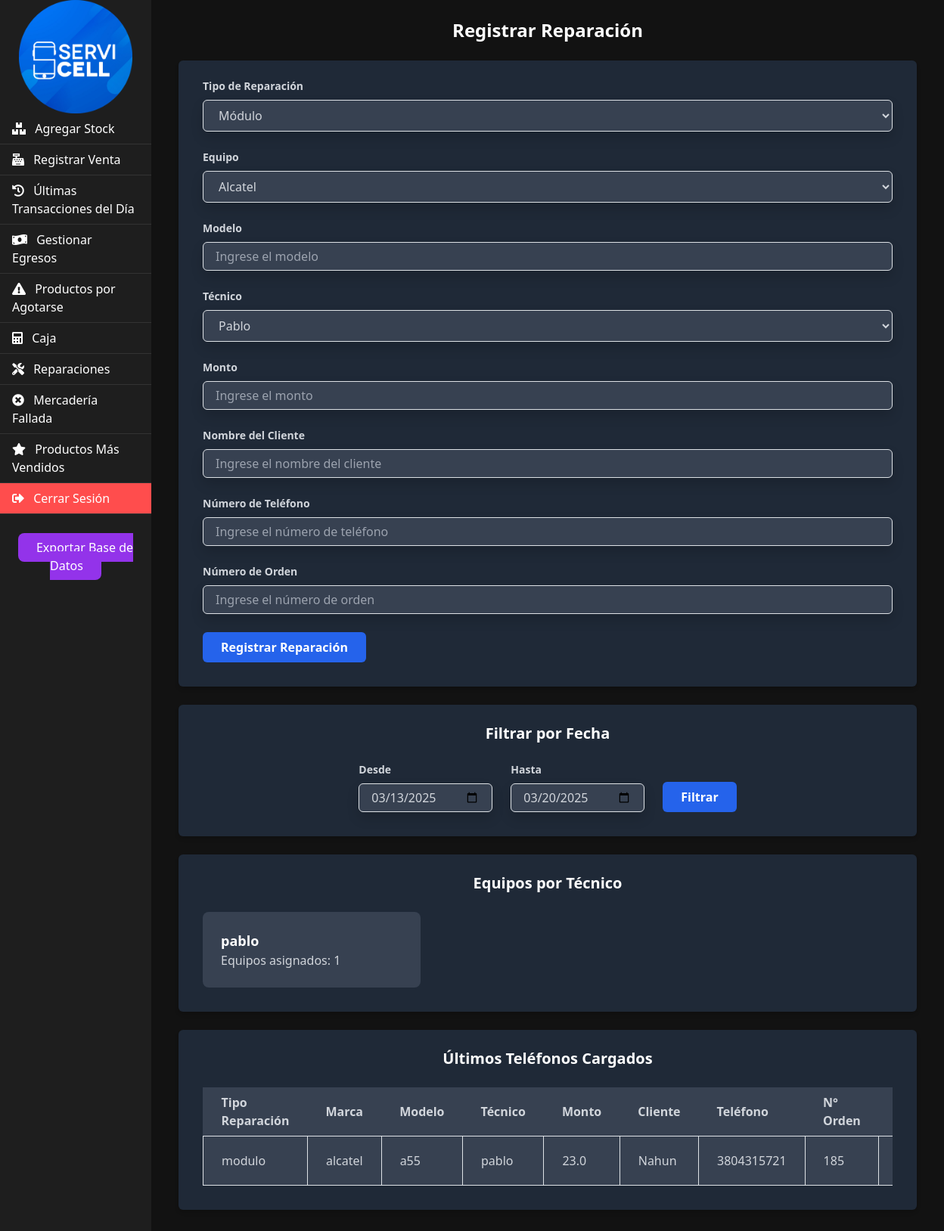
The app's page /reparaciones with its own data.
### tables this page shows
CREATE TABLE equipos (
    id INTEGER PRIMARY KEY AUTOINCREMENT,
    tipo_reparacion TEXT NOT NULL,
    marca TEXT NOT NULL,
    modelo TEXT NOT NULL,
    tecnico TEXT NOT NULL,
    monto REAL NOT NULL,
    nombre_cliente TEXT NOT NULL,
    telefono TEXT NOT NULL,
    nro_orden TEXT NOT NULL,
    fecha TEXT NOT NULL,
    hora TEXT NOT NULL
, estado TEXT DEFAULT 'por_reparar');

### app.py (the view, shortened to what this page needs)
@app.route('/reparaciones', methods=['GET', 'POST'])
def reparaciones():
    conn = get_db_connection()
    cursor = conn.cursor()
    fecha_desde = request.args.get('fecha_desde', (datetime.now() - timedelta(days=7)).strftime('%Y-%m-%d'))
    fecha_hasta = request.args.get('fecha_hasta', datetime.now().strftime('%Y-%m-%d'))
    cursor.execute("SELECT * FROM equipos WHERE fecha >= ? AND fecha <= ?", (fecha_desde, fecha_hasta))
    ultimos_equipos = cursor.fetchall()
    cursor.execute('''
        SELECT tecnico, COUNT(*) as cantidad
        FROM equipos
        WHERE fecha >= ? AND fecha <= ?
        GROUP BY tecnico
    ''', (fecha_desde, fecha_hasta))
    datos_tecnicos = cursor.fetchall()
    conn.close()
    equipos_por_tecnico = {row['tecnico']: row['cantidad'] for row in datos_tecnicos}
    return render_template(
        'reparaciones.html',
        ultimos_equipos=ultimos_equipos,
        equipos_por_tecnico=equipos_por_tecnico,
        fecha_desde=fecha_desde,
        fecha_hasta=fecha_hasta
    )

### app.py (called while the page is built)
def get_db_connection():
    conn = sqlite3.connect('negocio.db')
    conn.row_factory = sqlite3.Row
    return conn

### templates/reparaciones.html (shortened to what this page needs)
{% extends "base.html" %}
{% block content %}
    <div class="container mx-auto p-4">
        <h1 class="text-2xl font-bold text-center mb-6 text-white">Registrar Reparación</h1>
        <form class="bg-gray-800 shadow-md rounded px-8 pt-6 pb-8 mb-4" method="POST" action="{{ url_for('reparaciones') }}">
            <div class="mb-4">
                <label class="block text-gray-300 text-sm font-bold mb-2" for="tipo_reparacion">
                    Tipo de Reparación
                </label>
                <select id="tipo_reparacion" name="tipo_reparacion" class="shadow border rounded w-full py-2 px-3 bg-gray-700 text-gray-300 leading-tight focus:outline-none focus:shadow-outline">
                    <option value="modulo">Módulo</option>
                </select>
            </div>
            <div class="mb-4">
                <label class="block text-gray-300 text-sm font-bold mb-2" for="equipo">
                    Equipo
                </label>
                <select id="equipo" name="equipo" class="shadow border rounded w-full py-2 px-3 bg-gray-700 text-gray-300 leading-tight focus:outline-none focus:shadow-outline">
                    <option value="alcatel">Alcatel</option>
                </select>
            </div>
            <div class="mb-4">
                <label class="block text-gray-300 text-sm font-bold mb-2" for="modelo">
                    Modelo
                </label>
                <input type="text" id="modelo" name="modelo" class="shadow appearance-none border rounded w-full py-2 px-3 bg-gray-700 text-gray-300 leading-tight focus:outline-none focus:shadow-outline" placeholder="Ingrese el modelo">
            </div>
            <div class="mb-4">
                <label class="block text-gray-300 text-sm font-bold mb-2" for="tecnico">
                    Técnico
                </label>
                <select id="tecnico" name="tecnico" class="shadow border rounded w-full py-2 px-3 bg-gray-700 text-gray-300 leading-tight focus:outline-none focus:shadow-outline">
                    <option value="pablo">Pablo</option>
                </select>
            </div>
            <div class="mb-4">
                <label class="block text-gray-300 text-sm font-bold mb-2" for="monto">
                    Monto
                </label>
                <input type="number" id="monto" name="monto" class="shadow appearance-none border rounded w-full py-2 px-3 bg-gray-700 text-gray-300 leading-tight focus:outline-none focus:shadow-outline" placeholder="Ingrese el monto">
            </div>
            <div class="mb-4">
                <label class="block text-gray-300 text-sm font-bold mb-2" for="nombre_cliente">
                    Nombre del Cliente
                </label>
                <input type="text" id="nombre_cliente" name="nombre_cliente" class="shadow appearance-none border rounded w-full py-2 px-3 bg-gray-700 text-gray-300 leading-tight focus:outline-none focus:shadow-outline" placeholder="Ingrese el nombre del cliente">
            </div>
            <div class="mb-4">
                <label class="block text-gray-300 text-sm font-bold mb-2" for="telefono">
                    Número de Teléfono
                </label>
                <input type="tel" id="telefono" name="telefono" class="shadow appearance-none border rounded w-full py-2 px-3 bg-gray-700 text-gray-300 leading-tight focus:outline-none focus:shadow-outline" placeholder="Ingrese el número de teléfono">
            </div>
            <div class="mb-6">
                <label class="block text-gray-300 text-sm font-bold mb-2" for="nro_orden">
                    Número de Orden
                </label>
                <input type="text" id="nro_orden" name="nro_orden" class="shadow appearance-none border rounded w-full py-2 px-3 bg-gray-700 text-gray-300 leading-tight focus:outline-none focus:shadow-outline" placeholder="Ingrese el número de orden">
            </div>
            <div class="flex items-center justify-between">
                <button type="submit" class="bg-blue-600 hover:bg-blue-700 text-white font-bold py-2 px-4 rounded focus:outline-none focus:shadow-outline">
                    Registrar Reparación
                </button>
            </div>
        </form>
        <div class="bg-gray-800 shadow-md rounded px-8 pt-6 pb-8 mb-4">
            <h2 class="text-xl font-bold text-center mb-6 text-white">Filtrar por Fecha</h2>
            <form method="GET" action="{{ url_for('reparaciones') }}" class="flex flex-wrap justify-center gap-4">
                <div>
                    <label class="block text-gray-300 text-sm font-bold mb-2" for="fecha_desde">
                        Desde
                    </label>
                    <input type="date" id="fecha_desde" name="fecha_desde" class="shadow appearance-none border rounded py-2 px-3 bg-gray-700 text-gray-300 leading-tight focus:outline-none focus:shadow-outline" value="{{ fecha_desde }}">
                </div>
                <div>
                    <label class="block text-gray-300 text-sm font-bold mb-2" for="fecha_hasta">
                        Hasta
                    </label>
                    <input type="date" id="fecha_hasta" name="fecha_hasta" class="shadow appearance-none border rounded py-2 px-3 bg-gray-700 text-gray-300 leading-tight focus:outline-none focus:shadow-outline" value="{{ fecha_hasta }}">
                </div>
                <div class="flex items-end">
                    <button type="submit" class="bg-blue-600 hover:bg-blue-700 text-white font-bold py-2 px-4 rounded focus:outline-none focus:shadow-outline">
                        Filtrar
                    </button>
                </div>
            </form>
        </div>
        <div class="bg-gray-800 shadow-md rounded px-8 pt-6 pb-8 mb-4">
            <h2 class="text-xl font-bold text-center mb-6 text-white">Equipos por Técnico</h2>
            <div class="grid grid-cols-1 md:grid-cols-2 lg:grid-cols-3 gap-4">
                {% for tecnico, cantidad in equipos_por_tecnico.items() %}
                    <div class="bg-gray-700 p-4 rounded-lg">
                        <h3 class="text-lg font-bold text-white">{{ tecnico }}</h3>
                        <p class="text-gray-300">Equipos asignados: {{ cantidad }}</p>
                    </div>
                {% endfor %}
            </div>
        </div>
        <div class="bg-gray-800 shadow-md rounded px-8 pt-6 pb-8 mb-4">
            <h2 class="text-xl font-bold text-center mb-6 text-white">Últimos Teléfonos Cargados</h2>
            <div class="overflow-x-auto">
                <table class="min-w-full bg-gray-700 text-gray-300">
                    <thead>
                        <tr>
                            <th class="px-4 py-2">Tipo Reparación</th>
                            <th class="px-4 py-2">Marca</th>
                            <th class="px-4 py-2">Modelo</th>
                            <th class="px-4 py-2">Técnico</th>
                            <th class="px-4 py-2">Monto</th>
                            <th class="px-4 py-2">Cliente</th>
                            <th class="px-4 py-2">Teléfono</th>
                            <th class="px-4 py-2">N° Orden</th>
                            <th class="px-4 py-2">Fecha</th>
                        </tr>
                    </thead>
                    <tbody>
                        {% for equipo in ultimos_equipos %}
                            <tr>
                                <td class="border px-4 py-2">{{ equipo.tipo_reparacion }}</td>
                                <td class="border px-4 py-2">{{ equipo.marca }}</td>
                                <td class="border px-4 py-2">{{ equipo.modelo }}</td>
                                <td class="border px-4 py-2">{{ equipo.tecnico }}</td>
                                <td class="border px-4 py-2">{{ equipo.monto }}</td>
                                <td class="border px-4 py-2">{{ equipo.nombre_cliente }}</td>
                                <td class="border px-4 py-2">{{ equipo.telefono }}</td>
                                <td class="border px-4 py-2">{{ equipo.nro_orden }}</td>
                                <td class="border px-4 py-2">{{ equipo.fecha }}</td>
                            </tr>
                        {% endfor %}
                    </tbody>
                </table>
            </div>
        </div>
    </div>
{% endblock %}

### templates/base.html (style rules this page uses)
body { background-color: #121212; color: #ffffff; }

### records on screen
equipos: tipo_reparacion "modulo", marca "alcatel", modelo "a55", tecnico "pablo", monto "23.0", nombre_cliente "Nahun", telefono "3804315721", nro_orden "185"

### other values on screen
{{ tecnico }} "pablo"
{{ cantidad }} "1"
